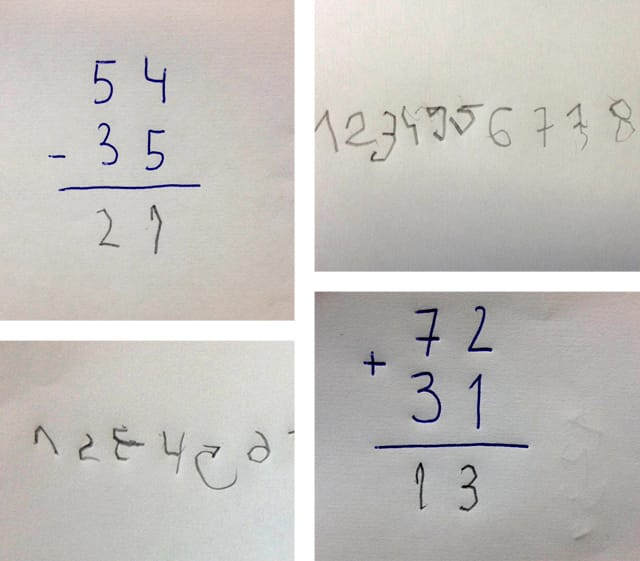
#> input picture ocr-handwriting-recognition/images/numbers.jpeg, 640 x 561 px
$ jupyter execute --allow-errors ocr.ipynb
#> lines starting #> are read from the running program, lines starting #| are printed output that depends on the picture; after the words box and inside, x2 and y2 are one past the last pixel; in counts of white or black regions, pixels touching at a corner belong together
[cell 1]
# !conda create -n tf tensorflow
# !conda activate tf
# !conda install -c conda-forge imutils
# !conda install -c conda-forge opencv
# !conda install -c conda-forge textblob

[cell 2]
# ref pyimagesearch.com/2020/08/24/ocr-handwriting-recognition-with-opencv-keras-and-tensorflow/#pyi-pyimagesearch-plus-pricing-modal
# import the necessary packages
from tensorflow.keras.models import load_model
from imutils.contours import sort_contours
import numpy as np
# import argparse
import imutils
import cv2

[cell 3]
# load the handwriting OCR model
print("[INFO] loading handwriting OCR model...")
#> (the rest of this cell did not finish here and is left out)

[cell 4]
# load the input image from disk, convert it to grayscale, and blur
# it to reduce noise
image = cv2.imread("images/numbers.jpeg")
#> image is the input picture: shape (561, 640, 3); mean B, G, R 188.9, 192.9, 195.6
gray = cv2.cvtColor(image, cv2.COLOR_BGR2GRAY)
blurred = cv2.GaussianBlur(gray, (5, 5), 0)

[cell 5]
# perform edge detection, find contours in the edge map, and sort the
# resulting contours from left-to-right
edged = cv2.Canny(blurred, 30, 150)
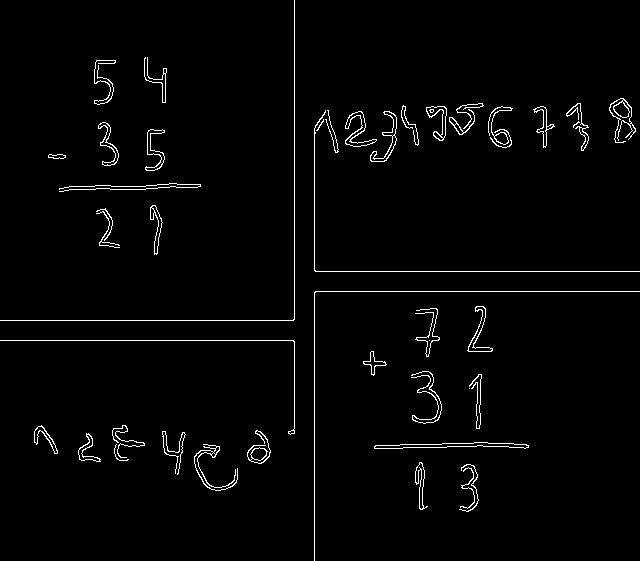
#> edged: shape (561, 640); 2.1% white in thin lines or dots
cnts = cv2.findContours(edged.copy(), cv2.RETR_EXTERNAL,
    cv2.CHAIN_APPROX_SIMPLE)
#> cnts = 45 contours, 19 with area under 20; largest, box (x1, y1, x2, y2) and area: (374, 442, 529, 449) 483, (345, 111, 377, 147) 314, (370, 111, 397, 162) 289, (467, 306, 493, 352) 270, (426, 106, 447, 141) 258
cnts = imutils.grab_contours(cnts)
cnts = sort_contours(cnts, method="left-to-right")[0]

# initialize the list of contour bounding boxes and associated
# characters that we'll be OCR'ing
chars = []

[cell 6]
# loop over the contours
for c in cnts:
    # compute the bounding box of the contour
    (x, y, w, h) = cv2.boundingRect(c)

    # filter out bounding boxes, ensuring they are neither too small
    # nor too large
    if (w >= 5 and w <= 150) and (h >= 15 and h <= 120):
        # extract the character and threshold it to make the character
        # inverse binary thresholding (appear as *white* (foreground) on a *black* background), then
        # grab the width and height of the thresholded image
        roi = gray[y:y + h, x:x + w]
        thresh = cv2.threshold(roi, 0, 255,
            cv2.THRESH_BINARY_INV | cv2.THRESH_OTSU)[1]
        (tH, tW) = thresh.shape

        # if the width is greater than the height, resize along the
        # width dimension
        if tW > tH:
            thresh = imutils.resize(thresh, width=32)

        # otherwise, resize along the height
        else:
            thresh = imutils.resize(thresh, height=32)

        # re-grab the image dimensions (now that its been resized)
        # and then determine how much we need to pad the width and
        # height such that our image will be 32x32
        (tH, tW) = thresh.shape
        dX = int(max(0, 32 - tW) / 2.0)
        dY = int(max(0, 32 - tH) / 2.0)

        # pad the image and force 32x32 dimensions
        padded = cv2.copyMakeBorder(thresh, top=dY, bottom=dY,
            left=dX, right=dX, borderType=cv2.BORDER_CONSTANT,
            value=(0, 0, 0))
        padded = cv2.resize(padded, (32, 32))

        # prepare the padded image for classification via our
        # handwriting OCR model
        padded = padded.astype("float32") / 255.0
        padded = np.expand_dims(padded, axis=-1)

        # update our list of characters that will be OCR'd
        chars.append((padded, (x, y, w, h)))
#> this loop made 45 passes
#> (x, y, w, h, dX, dY) on passes 3, 6, 7, 8, 9, 10, 11, 12, 13, 14, 15, 16: (34, 425, 24, 29, 3, 0), (78, 433, 23, 29, 3, 0), (94, 60, 22, 45, 8, 0), (96, 211, 24, 37, 6, 0), (96, 208, 17, 33, 8, 0), (98, 122, 21, 44, 8, 0), (112, 425, 33, 33, 0, 0), (114, 444, 15, 17, 2, 0), (144, 57, 23, 46, 8, 0), (145, 129, 20, 42, 8, 0), (150, 205, 13, 50, 12, 0), (162, 431, 24, 44, 7, 0)
#> (x, y, w, h) on passes 1, 2, 4, 5, 19, 20: (0, 340, 295, 95), (0, 0, 295, 321), (48, 154, 18, 5), (59, 183, 142, 9), (314, 291, 326, 270), (314, 110, 326, 162)
#> pass 3, `roi = gray[y:y + h, x:x + w]`:
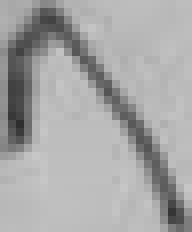
#> roi: shape (29, 24) (shown 8 times larger); min 46, max 199, mean 167
#> pass 3, `thresh = cv2.threshold(roi, 0, 255, cv2.THRESH_BINARY_INV | cv2.THRESH..`:
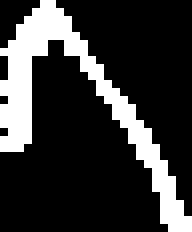
#> thresh: shape (29, 24) (shown 8 times larger); 21.3% white; 1 white region, box (x1, y1, x2, y2) and area: (0, 0, 24, 29) 148
#> pass 3, `thresh = imutils.resize(thresh, height=32)`:
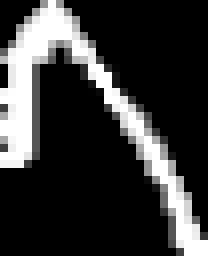
#> thresh: shape (32, 26) (shown 8 times larger); min 0, max 255, mean 54.2
#> pass 3, `padded = cv2.copyMakeBorder(thresh, top=dY, bottom=dY, left=dX, right=..`:
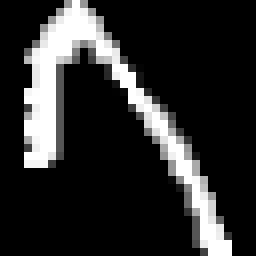
#> padded: shape (32, 32) (shown 8 times larger); min 0, max 255, mean 44.1
#> after the loop:
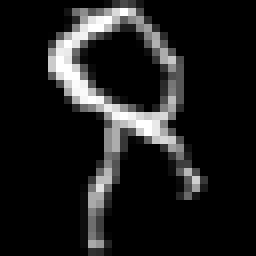
#> padded: shape (32, 32, 1) float32 (shown 8 times larger); min 0, max 1, mean 0.114
#> after the loop:
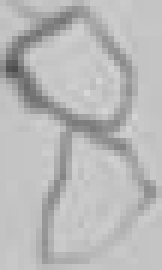
#> roi: shape (45, 27) (shown 6 times larger); min 77, max 214, mean 184.8
#> after the loop, chars = 34 items

[cell 7]
# extract the bounding box locations and padded characters
boxes = [b[1] for b in chars]
#> boxes = 34 items, first 6: (34, 425, 24, 29), (78, 433, 23, 29), (94, 60, 22, 45), (96, 211, 24, 37), (96, 208, 17, 33), (98, 122, 21, 44)
chars = np.array([c[0] for c in chars], dtype="float32")

# OCR the characters using our handwriting recognition model
#> (the rest of this cell did not finish here and is left out)
